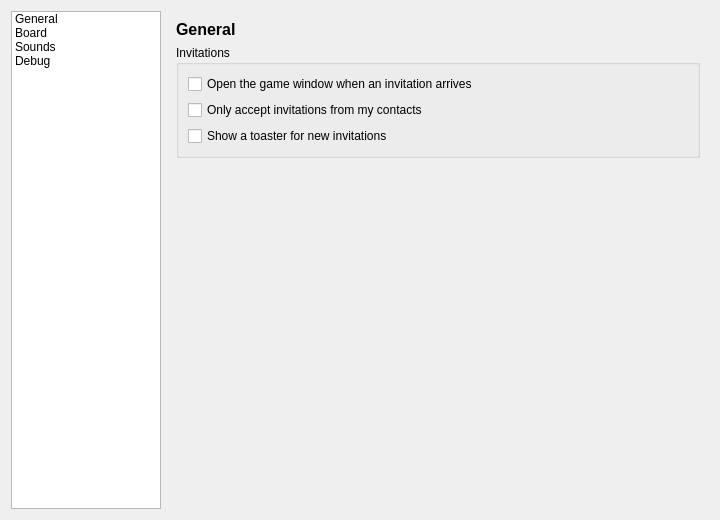
<?xml version="1.0" encoding="UTF-8"?>
<ui version="4.0">
 <class>BackgammonSettingsWidget</class>
 <widget class="QWidget" name="BackgammonSettingsWidget">
  <property name="geometry">
   <rect>
    <x>0</x>
    <y>0</y>
    <width>720</width>
    <height>520</height>
   </rect>
  </property>
  <layout class="QHBoxLayout" name="mainLayout">
   <item>
    <widget class="QListWidget" name="navigationList">
     <property name="spacing">
      <number>3</number>
     </property>
     <property name="minimumSize">
      <size>
       <width>150</width>
       <height>0</height>
      </size>
     </property>
     <property name="maximumSize">
      <size>
       <width>150</width>
       <height>16777215</height>
      </size>
     </property>
     <property name="iconSize">
      <size>
       <width>24</width>
       <height>24</height>
      </size>
     </property>
     <item>
      <property name="text">
       <string>General</string>
      </property>
     </item>
     <item>
      <property name="text">
       <string>Board</string>
      </property>
     </item>
     <item>
      <property name="text">
       <string>Sounds</string>
      </property>
     </item>
     <item>
      <property name="text">
       <string>Debug</string>
      </property>
     </item>
    </widget>
   </item>
   <item>
    <widget class="QStackedWidget" name="pagesStack">
     <widget class="QWidget" name="generalPage">
      <layout class="QVBoxLayout" name="generalPageLayout" stretch="0,0,1">
       <item>
        <widget class="QLabel" name="generalTitle">
         <property name="font">
          <font>
           <pointsize>12</pointsize>
           <bold>true</bold>
          </font>
         </property>
         <property name="text">
          <string>General</string>
         </property>
        </widget>
       </item>
       <item>
        <widget class="QGroupBox" name="invitationsGroup">
         <property name="title">
          <string>Invitations</string>
         </property>
         <layout class="QVBoxLayout" name="invitationsLayout">
          <item>
           <widget class="QCheckBox" name="openWindowCheck">
            <property name="text">
             <string>Open the game window when an invitation arrives</string>
            </property>
            <property name="toolTip">
             <string>When off, invitations wait in "Your games" on the Backgammon page</string>
            </property>
           </widget>
          </item>
          <item>
           <widget class="QCheckBox" name="contactsOnlyCheck">
            <property name="text">
             <string>Only accept invitations from my contacts</string>
            </property>
            <property name="toolTip">
             <string>Invitations from identities that are not in your contacts are ignored. Banned identities are always ignored.</string>
            </property>
           </widget>
          </item>
          <item>
           <widget class="QCheckBox" name="toasterCheck">
            <property name="text">
             <string>Show a toaster for new invitations</string>
            </property>
           </widget>
          </item>
         </layout>
        </widget>
       </item>
       <item>
        <spacer name="generalPageSpacer">
         <property name="orientation">
          <enum>Qt::Orientation::Vertical</enum>
         </property>
         <property name="sizeType">
          <enum>QSizePolicy::Policy::Expanding</enum>
         </property>
         <property name="sizeHint" stdset="0">
          <size>
           <width>20</width>
           <height>40</height>
          </size>
         </property>
        </spacer>
       </item>
      </layout>
     </widget>
     <widget class="QWidget" name="boardPage">
      <layout class="QVBoxLayout" name="boardPageLayout" stretch="0,0,1">
       <item>
        <widget class="QLabel" name="boardTitle">
         <property name="font">
          <font>
           <pointsize>12</pointsize>
           <bold>true</bold>
          </font>
         </property>
         <property name="text">
          <string>Board</string>
         </property>
        </widget>
       </item>
       <item>
        <widget class="QGroupBox" name="boardGroup">
         <property name="title">
          <string>Board</string>
         </property>
         <layout class="QVBoxLayout" name="boardLayout">
          <item>
           <layout class="QHBoxLayout" name="themeLayout">
            <item>
             <widget class="QLabel" name="themeLabel">
              <property name="text">
               <string>Colours:</string>
              </property>
             </widget>
            </item>
            <item>
             <widget class="QComboBox" name="themeCombo">
              <property name="sizePolicy">
               <sizepolicy hsizetype="Expanding" vsizetype="Fixed">
                <horstretch>0</horstretch>
                <verstretch>0</verstretch>
               </sizepolicy>
              </property>
             </widget>
            </item>
           </layout>
          </item>
          <item>
           <widget class="QLabel" name="themePreview">
            <property name="minimumSize">
             <size>
              <width>320</width>
              <height>150</height>
             </size>
            </property>
            <property name="alignment">
             <set>Qt::AlignCenter</set>
            </property>
           </widget>
          </item>
          <item>
           <widget class="QCheckBox" name="backgroundCheck">
            <property name="text">
             <string>Game window background in the board's colours</string>
            </property>
            <property name="toolTip">
             <string>Fill the game window around the board with a colour that suits the board: green for the wooden boards, dark red for Marrakesh, ...</string>
            </property>
           </widget>
          </item>
          <item>
           <widget class="QLabel" name="themeHint">
            <property name="text">
             <string>Open games change colour right away.</string>
            </property>
            <property name="wordWrap">
             <bool>true</bool>
            </property>
           </widget>
          </item>
         </layout>
        </widget>
       </item>
       <item>
        <spacer name="boardPageSpacer">
         <property name="orientation">
          <enum>Qt::Orientation::Vertical</enum>
         </property>
         <property name="sizeType">
          <enum>QSizePolicy::Policy::Expanding</enum>
         </property>
         <property name="sizeHint" stdset="0">
          <size>
           <width>20</width>
           <height>40</height>
          </size>
         </property>
        </spacer>
       </item>
      </layout>
     </widget>
     <widget class="QWidget" name="soundsPage">
      <layout class="QVBoxLayout" name="soundsPageLayout" stretch="0,1">
       <item>
        <widget class="QLabel" name="soundsTitle">
         <property name="font">
          <font>
           <pointsize>12</pointsize>
           <bold>true</bold>
          </font>
         </property>
         <property name="text">
          <string>Sounds</string>
         </property>
        </widget>
       </item>
       <item>
        <widget class="QGroupBox" name="soundsGroup">
         <property name="title">
          <string>Play sounds</string>
         </property>
         <property name="checkable">
          <bool>true</bool>
         </property>
         <layout class="QVBoxLayout" name="soundsLayout">
          <item>
           <layout class="QHBoxLayout" name="volumeLayout">
            <item>
             <widget class="QLabel" name="volumeLabel">
              <property name="text">
               <string>Volume:</string>
              </property>
             </widget>
            </item>
            <item>
             <widget class="QSlider" name="volumeSlider">
              <property name="maximum">
               <number>100</number>
              </property>
              <property name="singleStep">
               <number>5</number>
              </property>
              <property name="pageStep">
               <number>10</number>
              </property>
              <property name="orientation">
               <enum>Qt::Horizontal</enum>
              </property>
             </widget>
            </item>
            <item>
             <widget class="QLabel" name="volumeValue">
              <property name="minimumSize">
               <size>
                <width>40</width>
                <height>0</height>
               </size>
              </property>
              <property name="text">
               <string notr="true">80%</string>
              </property>
             </widget>
            </item>
           </layout>
          </item>
          <item>
           <widget class="QLabel" name="eventsLabel">
            <property name="text">
             <string>Play a sound when (double-click an entry to hear it):</string>
            </property>
           </widget>
          </item>
          <item>
           <widget class="QListWidget" name="eventsList" />
          </item>
          <item>
           <widget class="QLabel" name="muteHint">
            <property name="text">
             <string>No sound plays while RetroShare's sounds are muted.</string>
            </property>
            <property name="wordWrap">
             <bool>true</bool>
            </property>
           </widget>
          </item>
         </layout>
        </widget>
       </item>
      </layout>
     </widget>
     <widget class="QWidget" name="debugPage">
      <layout class="QVBoxLayout" name="debugPageLayout" stretch="0,0,1">
       <item>
        <widget class="QLabel" name="debugTitle">
         <property name="font">
          <font>
           <pointsize>12</pointsize>
           <bold>true</bold>
          </font>
         </property>
         <property name="text">
          <string>Debug</string>
         </property>
        </widget>
       </item>
       <item>
        <widget class="QGroupBox" name="debugGroup">
         <property name="title">
          <string>Debug</string>
         </property>
         <layout class="QVBoxLayout" name="debugLayout">
          <item>
           <widget class="QCheckBox" name="tunnelLogCheck">
            <property name="text">
             <string>Log tunnel activity</string>
            </property>
            <property name="toolTip">
             <string>Tunnel requests, status changes, packets sent and received, reconnections and closed tunnels (backgammon_tunnels.log)</string>
            </property>
           </widget>
          </item>
          <item>
           <widget class="QCheckBox" name="gameLogCheck">
            <property name="text">
             <string>Log game activity</string>
            </property>
            <property name="toolTip">
             <string>Invitations (also the ones refused, and why), match start and end, dice, turns and doubles (backgammon_activity.log)</string>
            </property>
           </widget>
          </item>
          <item>
           <widget class="QLabel" name="logFolderLabel">
            <property name="text">
             <string notr="true">Log folder</string>
            </property>
            <property name="wordWrap">
             <bool>true</bool>
            </property>
            <property name="textInteractionFlags">
             <set>Qt::TextInteractionFlag::TextSelectableByMouse</set>
            </property>
           </widget>
          </item>
          <item>
           <layout class="QHBoxLayout" name="debugButtonsLayout">
            <item>
             <widget class="QPushButton" name="trafficButton">
              <property name="text">
               <string>View traffic…</string>
              </property>
              <property name="toolTip">
               <string>Show the tunnels of your Backgammon matches with their traffic. Works without logging.</string>
              </property>
             </widget>
            </item>
            <item>
             <widget class="QPushButton" name="logFolderButton">
              <property name="text">
               <string>Open log folder</string>
              </property>
             </widget>
            </item>
           </layout>
          </item>
         </layout>
        </widget>
       </item>
       <item>
        <spacer name="debugPageSpacer">
         <property name="orientation">
          <enum>Qt::Orientation::Vertical</enum>
         </property>
         <property name="sizeType">
          <enum>QSizePolicy::Policy::Expanding</enum>
         </property>
         <property name="sizeHint" stdset="0">
          <size>
           <width>20</width>
           <height>40</height>
          </size>
         </property>
        </spacer>
       </item>
      </layout>
     </widget>
    </widget>
   </item>
  </layout>
 </widget>
 <resources />
 <connections />
</ui>
